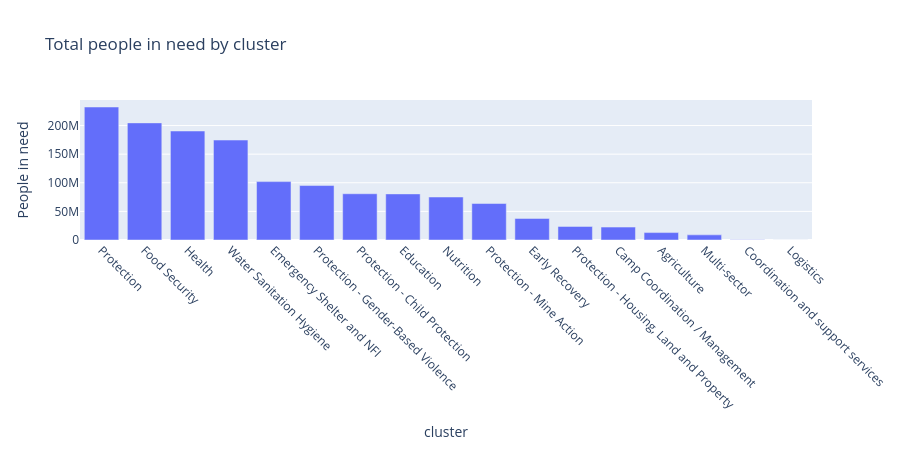

Notebook cell for this chart:
### Markdown cell above
## People in need by cluster

### Code cell
pin_by_cluster = (
    df.groupby('cluster')['People_In_Need']
    .sum()
    .sort_values(ascending=False)
    .reset_index()
)

fig = px.bar(
    pin_by_cluster, x='cluster', y='People_In_Need',
    title='Total people in need by cluster',
    labels={'People_In_Need': 'People in need'},
    height=450,
)
fig.update_xaxes(tickangle=45)
fig.show()

### Figure 1 — Plotly figure (JSON) as saved in the notebook; plotly's stock layout.template omitted (floating-point values rounded to 4 significant figures)
{"data": [{"hovertemplate": "cluster=%{x}<br>People in need=%{y}<extra></extra>", "legendgroup": "", "marker": {"color": "#636efa", "pattern": {"shape": ""}}, "name": "", "orientation": "v", "showlegend": false, "textposition": "auto", "type": "bar", "x": ["Protection", "Food Security", "Health", "Water Sanitation Hygiene", "Emergency Shelter and NFI", "Protection - Gender-Based Violence", "Protection - Child Protection", "Education", "Nutrition", "Protection - Mine Action", "Early Recovery", "Protection - Housing, Land and Property", "Camp Coordination / Management", "Agriculture", "Multi-sector", "Coordination and support services", "Logistics"], "xaxis": "x", "y": [232400000.0, 204700000.0, 190500000.0, 174700000.0, 102000000.0, 95170000.0, 80810000.0, 80560000.0, 75140000.0, 63730000.0, 37690000.0, 23740000.0, 22560000.0, 12960000.0, 8975000.0, 232900.0, 100000.0], "yaxis": "y"}], "layout": {"barmode": "relative", "height": 450, "legend": {"tracegroupgap": 0}, "title": {"text": "Total people in need by cluster"}, "xaxis": {"anchor": "y", "domain": [0.0, 1.0], "tickangle": 45, "title": {"text": "cluster"}}, "yaxis": {"anchor": "x", "domain": [0.0, 1.0], "title": {"text": "People in need"}}}}
